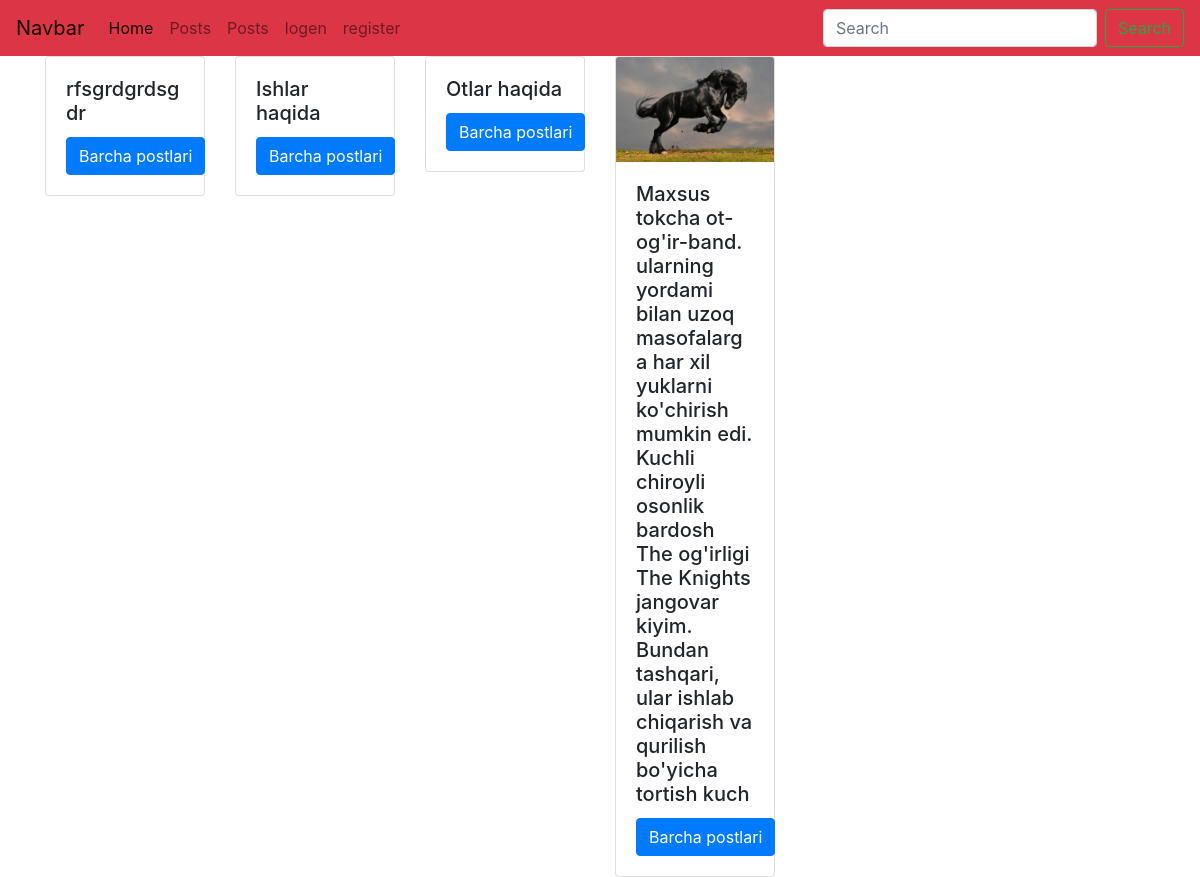
The page /categories on the database its author committed.
### blog/models.py (models this page shows, shortened)
class Category(models.Model):
    title = models.CharField("Nomi", max_length=255)
    image = models.ImageField("rasm", blank=True, null=True)
    date = models.DateTimeField('Sana', default=timezone.now)
    class Meta:
        verbose_name = "Kategoriya"
        verbose_name_plural = "Kategoriya"

### blog/views.py (the view)
# urls.py: path("categories", views.categories, name="categories"),
def categories(request):
    categories = Category.objects.all()
    return render(request, "blog/categories.html", {"categories":categories})

### blog/templates/blog/categories.html (shortened to what this page needs)
{% extends "base.html" %}
{% block content %}
    <div class="container-fluid">
        <div class="container">
            <div class="row">
                {% for category in categories %}
                <div class="col-md-2">
                    <div class="card">
                        {% if category.image.url != null %}
                        <img class="card-img-top" src="{{category.image.url}}" alt="{{category.title}}">
                        {% endif %}
                        <div class="card-body">
                          <h5 class="card-title">{{category.title}}</h5>
                         <a href="{% url 'category' category.id %}" class="btn btn-primary">Barcha postlari</a>
                        </div>
                      </div>
                </div>
                {% endfor %}
            </div>
        </div>
    </div>
{% endblock %}

### rows shown on the page
Category: title "rfsgrdgrdsgdr"
Category: title "Ishlar haqida"
Category: title "Otlar haqida"
Category: image (picture), title "Maxsus tokcha ot-og'ir-band. ularning yordami bilan uzoq masofalarga har xil yuklarni ko'chirish mumkin edi. Kuchli chiroyli osonlik bardosh The og'irligi The Knights jangovar kiyim. Bundan tashqari, ular ishlab chiqarish va qurilish bo'yicha tortish kuch"
